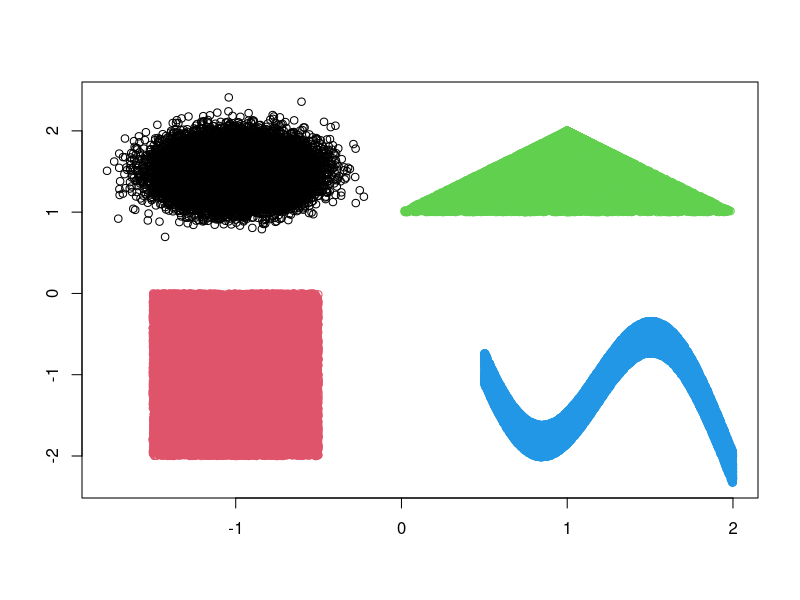
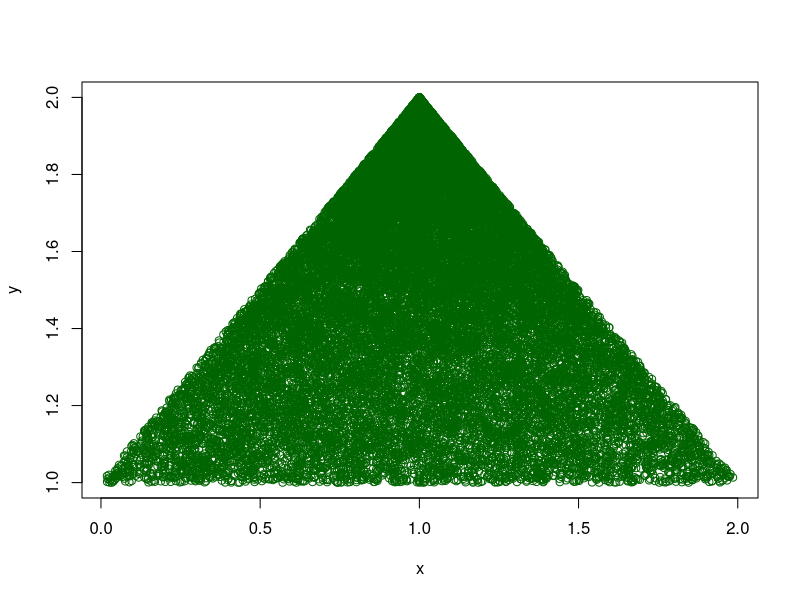
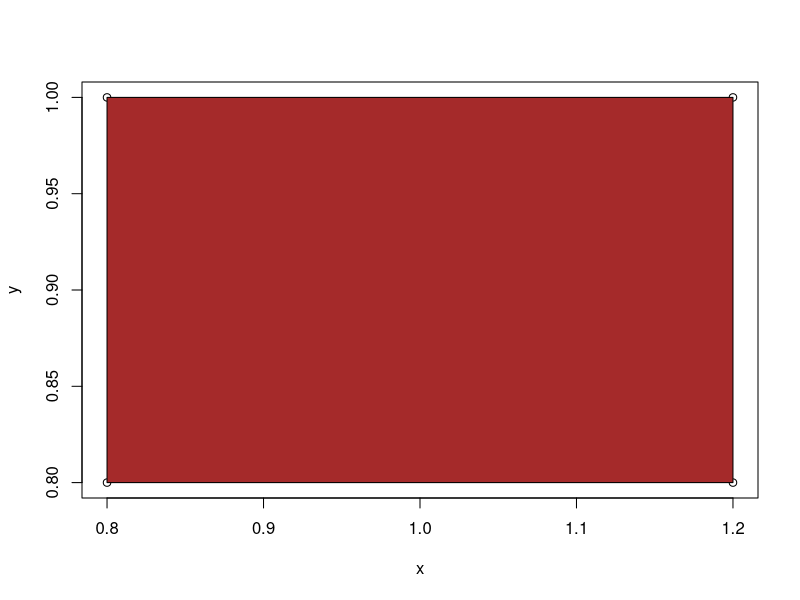
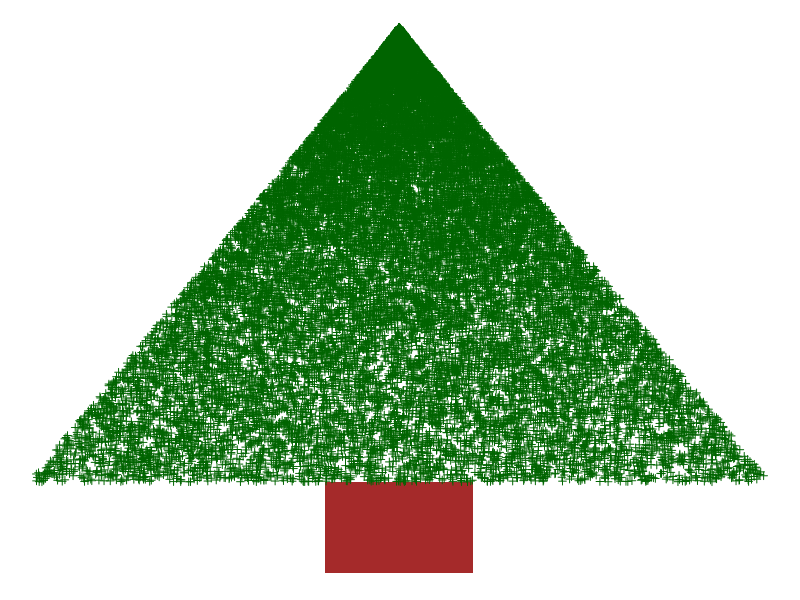
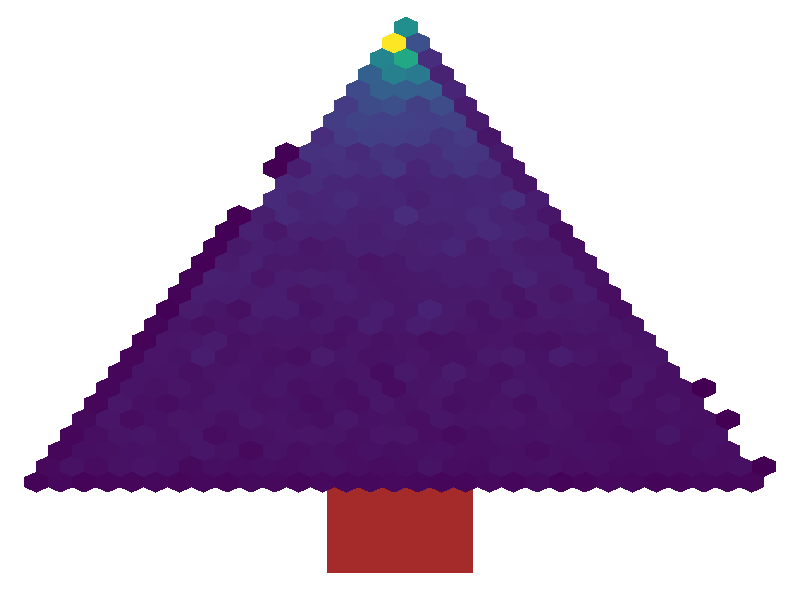
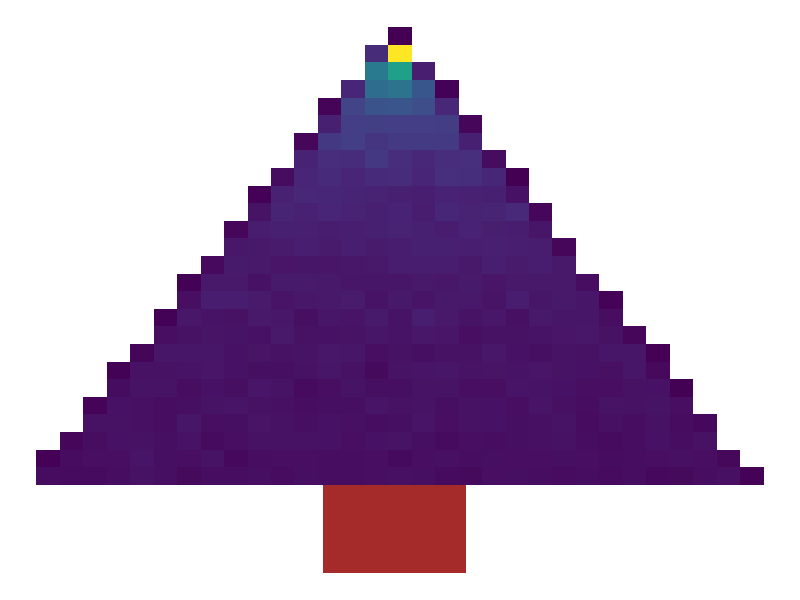
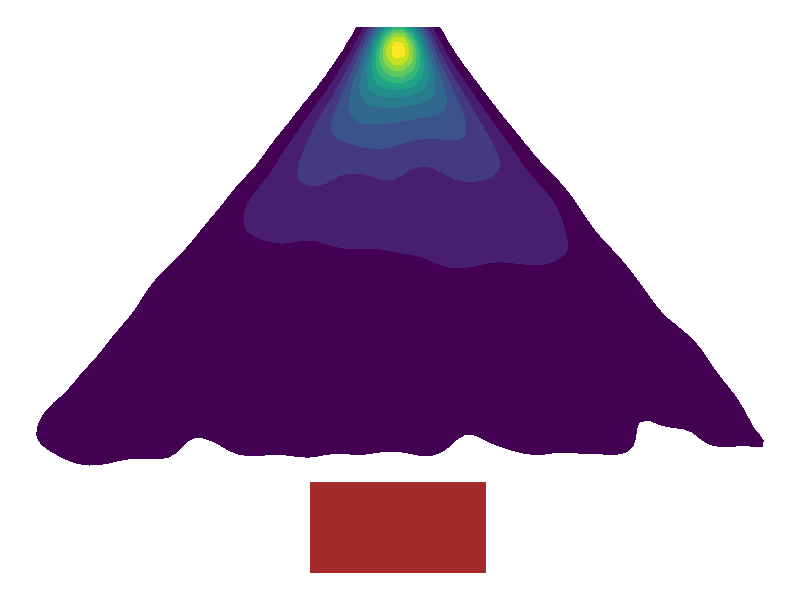
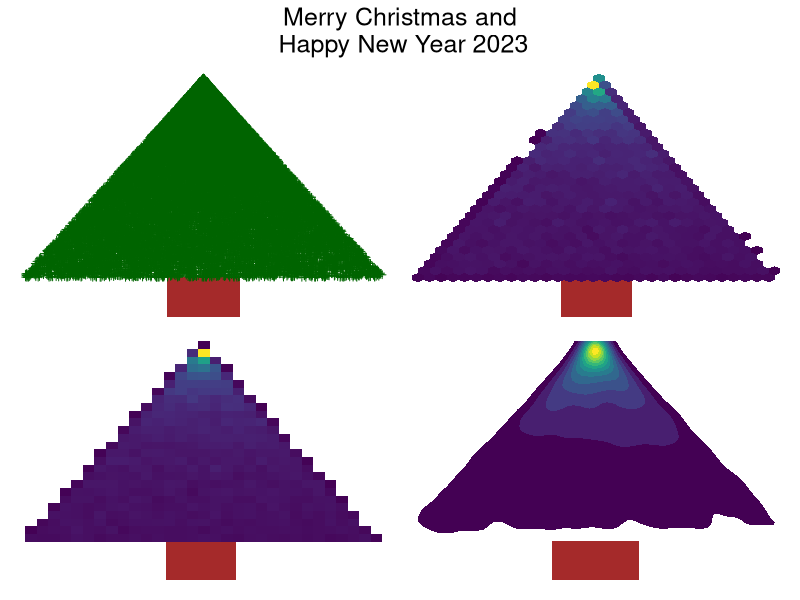

The R source for these figures, in order:
# Making Merry Christmas Tree in R


library(tidyverse)
library(mlbench)
library(viridis)


set.seed(12345)
data <- mlbench.shapes(n=100000) 
plot(data)

# Extract trianglular data = class 3
canopy <- data %>%
  as.data.frame() %>% 
  filter(classes == "3")

# plot canopy data
plot(canopy$x.x4, canopy$x.V2, col = "darkgreen", xlab = "x", ylab = "y")

# Tree stem
y <- c(0.8, 1, 1, 0.8)  
x <- c(00.8, 00.8, 1.2, 1.2)

# bind columns as a data frame
trunk = as.data.frame(cbind(x, y))

# plot data
plot(x, y)
polygon(x, y, col = 'brown')


# Christmas Tree

#Points
p1 <- ggplot() +
  geom_polygon(aes(x = x, y = y), data = trunk, fill = "brown") +
  geom_point(aes(x = x.x4, y = x.V2), shape = 3, data = canopy, colour = "darkgreen") +
  theme_void()

p1

#Hexagons
p2 <- ggplot() +
  geom_polygon(aes(x = x, y = y), data = trunk, fill = "brown") +
  geom_hex(aes(x = x.x4, y = x.V2), data = canopy) +
  scale_fill_viridis() +
  theme_void() +
  theme(legend.position = "none")

p2

# 2-D Bins
p3 <- ggplot() +
  geom_polygon(aes(x = x, y = y), data = trunk, fill = "brown") +
  geom_bin2d(aes(x = x.x4, y = x.V2), data = canopy) +
  scale_fill_viridis() +
  theme_void() +
  theme(legend.position = "none")

p3

#2-D Density
p4 <- ggplot() +
  geom_polygon(aes(x = x, y = y), data = trunk, fill = "brown") +
  stat_density_2d(aes(x = x.x4, y = x.V2, fill = ..level..), data = canopy, geom = "polygon") +
  scale_fill_viridis() +
  theme_void() +
  theme(legend.position = "none")

p4

#Combine all trees
library(patchwork)

p1 + p2 + p3 + p4 + plot_annotation(
  title = 'Merry Christmas and\n Happy New Year 2023',
  theme = theme(plot.title = element_text(size = 18, hjust = 0.5)))
